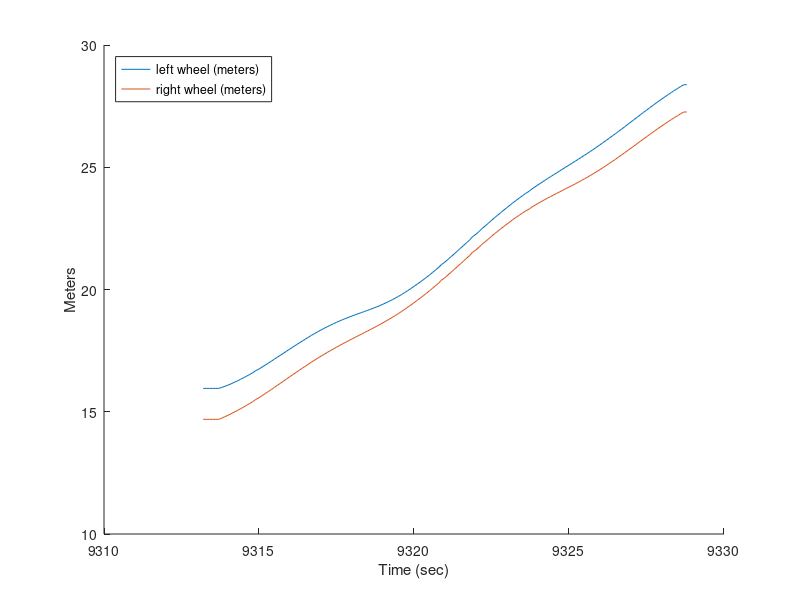

Write the MATLAB code that produced this figure.
clear;
clf;
load("my_data.csv");
time = my_data(:,1);
left_wheel = my_data(:,2);
right_wheel = my_data(:,3);
hold on
plot(time, left_wheel)
plot(time, right_wheel)
xlabel('Time (sec)')
ylabel('Meters')
legend("left wheel (meters)", "right wheel (meters)")
legend('Location','northwest')